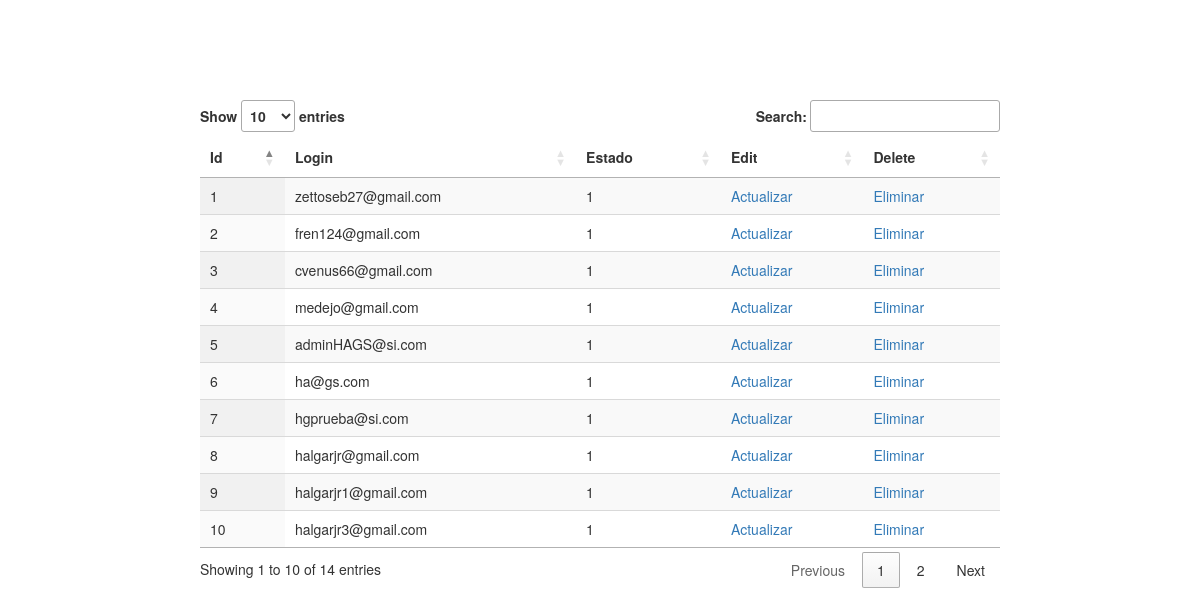
Page /ejercicios/dataTablesUsuario_s/fetch.php on the committed database.
### tables this page shows
CREATE TABLE IF NOT EXISTS `usuario_s` (
  `usuId` INT NOT NULL AUTO_INCREMENT,
  `usuLogin` VARCHAR(50) CHARACTER SET 'utf8' COLLATE 'utf8_unicode_ci' NOT NULL,
  `usuPassword` VARCHAR(100) CHARACTER SET 'utf8' COLLATE 'utf8_unicode_ci' NOT NULL,
  `usuUsuSesion` VARCHAR(20) CHARACTER SET 'utf8' COLLATE 'utf8_unicode_ci' NULL DEFAULT NULL,
  `usuEstado` TINYINT(1) NOT NULL DEFAULT '1',
  `usuRemember_token` VARCHAR(100) CHARACTER SET 'utf8' COLLATE 'utf8_unicode_ci' NOT NULL,
  `usu_created_at` TIMESTAMP NULL DEFAULT CURRENT_TIMESTAMP,
  `usu_updated_at` TIMESTAMP NULL DEFAULT CURRENT_TIMESTAMP ON UPDATE CURRENT_TIMESTAMP,
  PRIMARY KEY (`usuId`),
  UNIQUE INDEX `uniq_login` (`usuLogin` ASC) );

### ejercicios/dataTablesUsuario_s/fetch.php (the view, shortened to what this page needs)
<!DOCTYPE html>
<html>
    <head>
        <link rel="stylesheet" href="https://maxcdn.bootstrapcdn.com/bootstrap/3.3.7/css/bootstrap.min.css">
        <link rel="stylesheet" type="text/css" href="https://cdn.datatables.net/1.10.19/css/jquery.dataTables.min.css">
    </head>
    <body>
        <div class="container" style="width: 800px; margin-top: 100px;">
            <div class="row">
                <table id="example" class="display" style="width:100%">
                    <thead>
                        <tr>
                            <th>Id</th>
                            <th>Login</th>
                            <th>Estado</th>
                            <th>Edit</th>
                            <th>Delete</th>
                        </tr>
                    </thead>
                    <tbody>
                        <?php
                        include './config.php';
                        $query = "select usuId, usuLogin, usuEstado from Usuario_s;";
                        $sql = mysqli_query($connect, $query);
                        while ($row = mysqli_fetch_array($sql)) {
                            ?>
                            <tr>
                                <td><?php echo $row["usuId"]; ?></td>
                                <td><?php echo $row["usuLogin"]; ?></td>
                                <td><?php echo $row["usuEstado"]; ?></td>
                                <td><a href="actualizar.php?id=<?php echo $row["usuId"]; ?>">Actualizar</a></td>
                                <td><a href="borrar.php?id=<?php echo $row["usuId"]; ?>" onclick="return confirm('Está seguro de eliminar el registro?')">Eliminar</a></td>
                            </tr>
                        <?php } ?>
                    </tbody>
                </table>
            </div>
        </div>
    </body>
</html>

### rows in the picture
usuario_s: usuId "1", usuLogin "zettoseb27@gmail.com", usuEstado "1"
usuario_s: usuId "2", usuLogin "fren124@gmail.com", usuEstado "1"
usuario_s: usuId "3", usuLogin "cvenus66@gmail.com", usuEstado "1"
usuario_s: usuId "4", usuLogin "medejo@gmail.com", usuEstado "1"
usuario_s: usuId "5", usuLogin "adminHAGS@si.com", usuEstado "1"
usuario_s: usuId "6", usuLogin "ha@gs.com", usuEstado "1"
usuario_s: usuId "7", usuLogin "hgprueba@si.com", usuEstado "1"
usuario_s: usuId "8", usuLogin "halgarjr@gmail.com", usuEstado "1"
usuario_s: usuId "9", usuLogin "halgarjr1@gmail.com", usuEstado "1"
usuario_s: usuId "10", usuLogin "halgarjr3@gmail.com", usuEstado "1"
